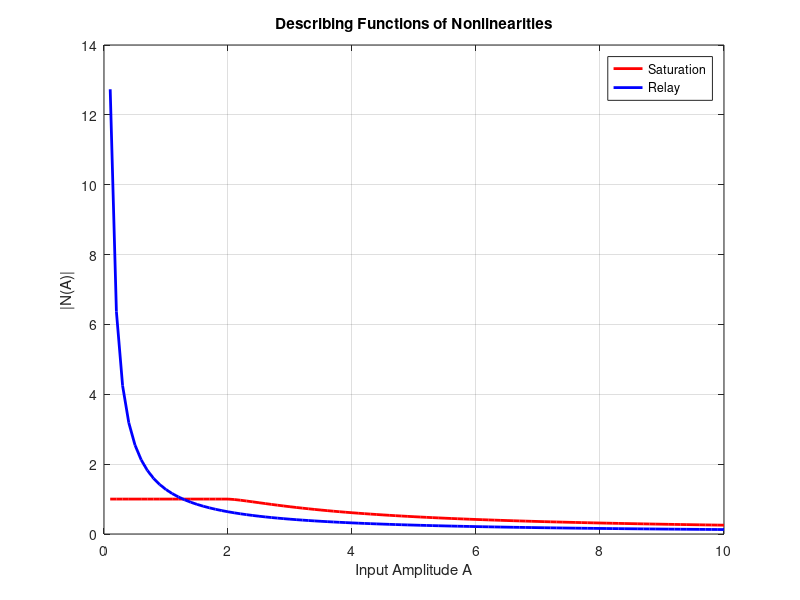

The MATLAB script that drew this image:
% Describing Function Analysis in MATLAB
clear; clc; close all;

% Range of input amplitudes
A = linspace(0.1, 10, 100);

% Describing function arrays
N_sat = zeros(size(A));
N_relay = zeros(size(A));

% Parameters of nonlinearities
sat_limit = 2;   % saturation level
relay_h = 1;     % relay output magnitude

% Loop over amplitudes
for k = 1:length(A)
    a = A(k);
    
    % Describing function of saturation
    if a <= sat_limit
        N_sat(k) = 1;  
    else
        N_sat(k) = (2/pi)*(asin(sat_limit/a) + (sat_limit/a)*sqrt(1 - (sat_limit/a)^2));
    end
    
   
    N_relay(k) = (4*relay_h) / (pi*a);
end


figure;
plot(A, abs(N_sat), 'r', 'LineWidth', 2); hold on;
plot(A, abs(N_relay), 'b', 'LineWidth', 2);
grid on;
xlabel('Input Amplitude A');
ylabel('|N(A)|');
legend('Saturation', 'Relay');
title('Describing Functions of Nonlinearities');
